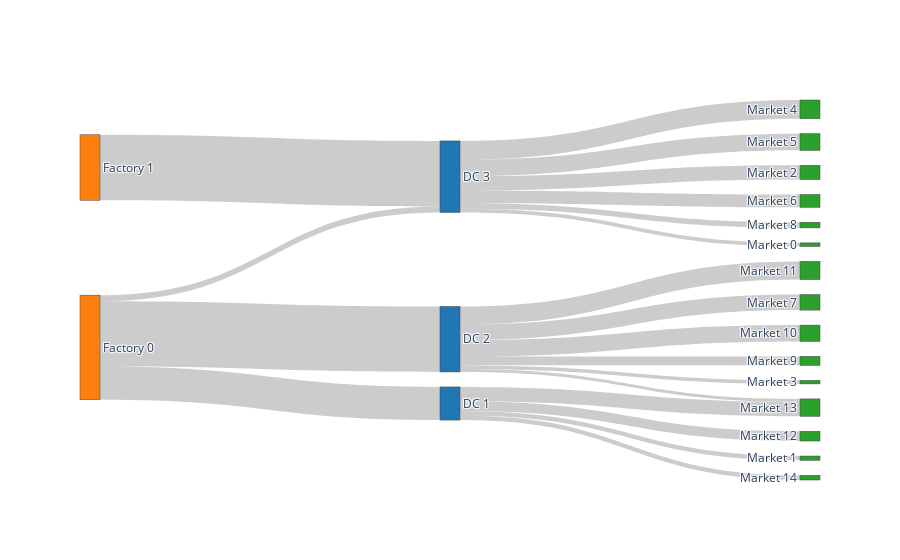

Notebook cell for this chart:
### Code cell
node_to_idx = {name: i for i, name in enumerate(node_df['name'])}
node_colors = G2.viz._get_color_dict(node_df['type'])

go.Figure(go.Sankey(
    node = dict(
        pad=15,
        thickness=20,
        label=node_df['name'],
        color=[node_colors[node] for node in node_df['type']],
        ),
    link=dict(
        source=[node_to_idx[origin] for origin in edge_df['origin']],
        target=[node_to_idx[destination] for destination in edge_df['destination']],
        value=edge_df['flow']
    )
)
).show()

### Figure 1 — Plotly figure (JSON) as saved in the notebook; plotly's stock layout.template omitted (floating-point values rounded to 4 significant figures)
{"data": [{"link": {"source": [0, 0, 0, 0, 1, 1, 1, 1, 1, 1, 1, 1, 1, 1, 1, 1, 1, 1, 1, 2, 2, 2, 2, 2, 2, 2, 2, 2, 2, 2, 2, 2, 2, 2, 3, 3, 3, 3, 3, 3, 3, 3, 3, 3, 3, 3, 3, 3, 3, 4, 4, 4, 4, 4, 4, 4, 4, 4, 4, 4, 4, 4, 4, 4, 5, 5, 5, 5], "target": [1, 2, 3, 4, 6, 7, 8, 9, 10, 11, 12, 13, 14, 15, 16, 17, 18, 19, 20, 6, 7, 8, 9, 10, 11, 12, 13, 14, 15, 16, 17, 18, 19, 20, 6, 7, 8, 9, 10, 11, 12, 13, 14, 15, 16, 17, 18, 19, 20, 6, 7, 8, 9, 10, 11, 12, 13, 14, 15, 16, 17, 18, 19, 20, 1, 2, 3, 4], "value": [0, 177, 350, 32, 0, 0, 0, 0, 0, 0, 0, 0, 0, 0, 0, 0, 0, 0, 0, 0, 23, 0, 0, 0, 0, 0, 0, 0, 0, 0, 0, 52, 77, 25, 0, 0, 0, 19, 0, 0, 0, 83, 0, 48, 87, 97, 0, 16, 0, 19, 0, 76, 0, 100, 89, 68, 0, 30, 0, 0, 0, 0, 0, 0, 0, 0, 0, 350]}, "node": {"color": ["rgb(255, 127, 14)", "rgb(31, 119, 180)", "rgb(31, 119, 180)", "rgb(31, 119, 180)", "rgb(31, 119, 180)", "rgb(255, 127, 14)", "rgb(44, 160, 44)", "rgb(44, 160, 44)", "rgb(44, 160, 44)", "rgb(44, 160, 44)", "rgb(44, 160, 44)", "rgb(44, 160, 44)", "rgb(44, 160, 44)", "rgb(44, 160, 44)", "rgb(44, 160, 44)", "rgb(44, 160, 44)", "rgb(44, 160, 44)", "rgb(44, 160, 44)", "rgb(44, 160, 44)", "rgb(44, 160, 44)", "rgb(44, 160, 44)"], "label": ["Factory 0", "DC 0", "DC 1", "DC 2", "DC 3", "Factory 1", "Market 0", "Market 1", "Market 2", "Market 3", "Market 4", "Market 5", "Market 6", "Market 7", "Market 8", "Market 9", "Market 10", "Market 11", "Market 12", "Market 13", "Market 14"], "pad": 15, "thickness": 20}, "type": "sankey"}], "layout": {}}
